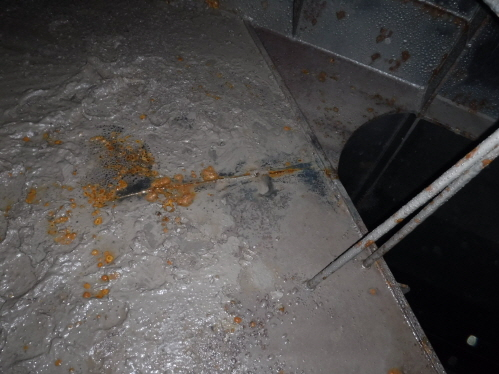
#> input picture imgs/00.JPG, 499 x 374 px
$ python -i lowlv.py   (imports and definitions only)
#> lines starting #> are read from the running program, lines starting #| are printed output that depends on the picture
from pathlib import Path

import cv2 as cv


def equalize_histogram(img_path: str, clahe=False, clip_limit=2.0, tile_grid_size=(8, 8)):
    # input image, convert, split channel
#> called with img_path = 'imgs/00.JPG', clahe = False, clip_limit = 2, tile_grid_size = (8, 8)
    img = cv.imread(img_path)
#> img is the input picture: shape (374, 499, 3); mean B, G, R 75, 76, 79.1
    ycc = cv.cvtColor(img, cv.COLOR_BGR2YCrCb)
#> ycc: shape (374, 499, 3); mean of channels 0, 1, 2 76.8, 129.7, 127
    y, cr, cb = cv.split(ycc)
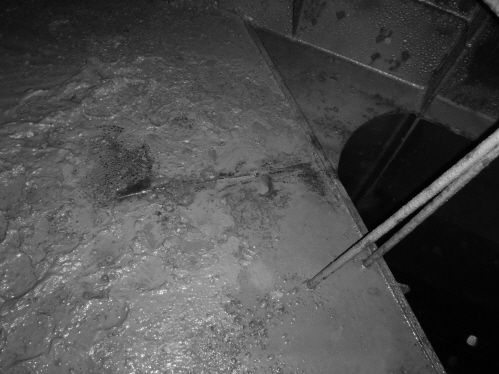
#> y: shape (374, 499); min 0, max 246, mean 76.8
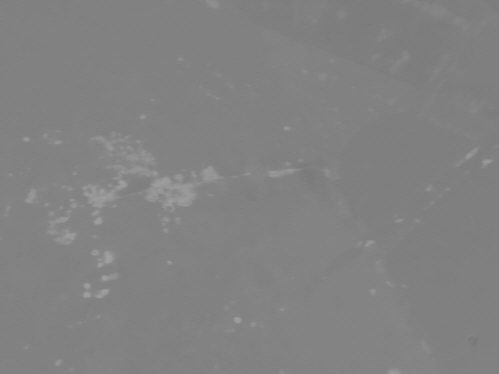
#> cr: shape (374, 499); min 119, max 161, mean 129.7
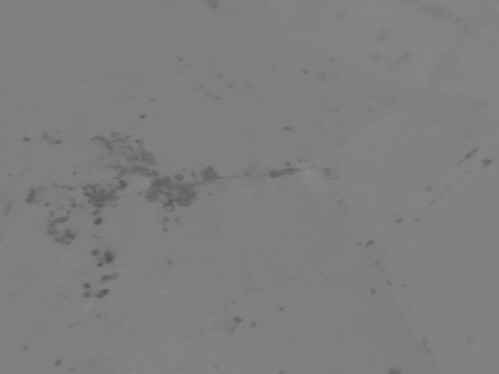
#> cb: shape (374, 499); min 86, max 137, mean 127
    print('split [y][cr][cb] channels done.')

    # create CLAHE
    init_clahe = cv.createCLAHE(clip_limit, tile_grid_size)
    y_eqh = init_clahe.apply(y) if clahe else cv.equalizeHist(y)
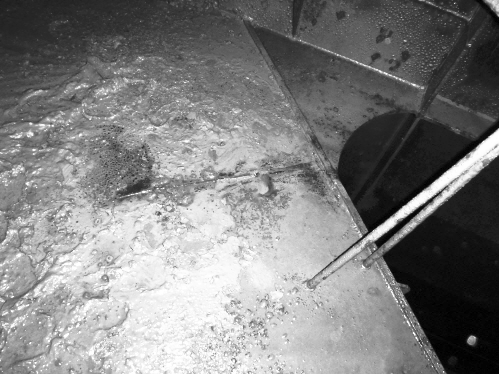
#> y_eqh: shape (374, 499); min 0, max 255, mean 128.4
    print(f'CLAHE is {clahe}, channel [y] apply equalize-histogram done.')

    # merge channel
    y_eqh_cc = cv.merge([y_eqh, cr, cb])
#> y_eqh_cc: shape (374, 499, 3); mean of channels 0, 1, 2 128.4, 129.7, 127
    img = cv.cvtColor(y_eqh_cc, cv.COLOR_YCrCb2BGR)
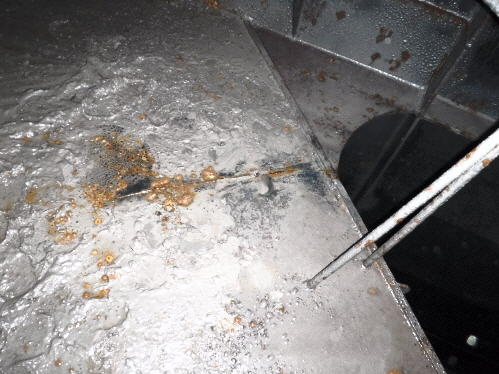
#> img: shape (374, 499, 3); mean B, G, R 126.5, 127.6, 130.7

    img_name = Path(img_path).name
    cv.imwrite(f'./data/eqh_{img_name}', img)
    print(f'merge [y_eqh][cr][cb] channels, convert [ycc] to [bgr] done. check "{img_path}".\n')
    return img


# [47 lines left out: function slide_crop, not called in this run]

>>> result = equalize_histogram('imgs/00.JPG')
